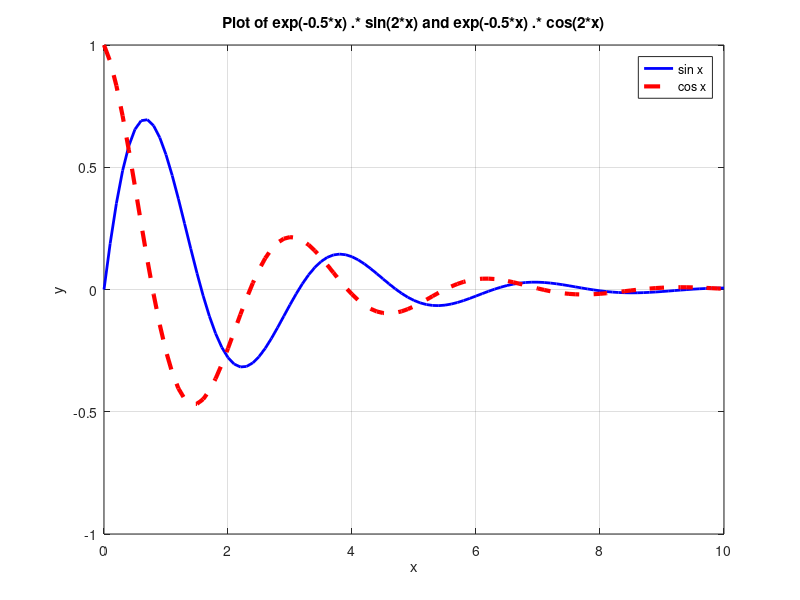

This figure's MATLAB source:
% Problem 3.1

x = 0:0.1:10;
y1 = exp(-0.5*x) .* sin(2*x);
y2 = exp(-0.5*x) .* cos(2*x);


plot(x,y1, '-b', 'LineWidth',2.0);
hold on;
plot (x,y2, '--r','LineWidth',3.0);
hold off;
legend ('sin x', 'cos x');
title ('Plot of exp(-0.5*x) .* sin(2*x) and exp(-0.5*x) .* cos(2*x)');
xlabel('x');
ylabel('y');
grid on;